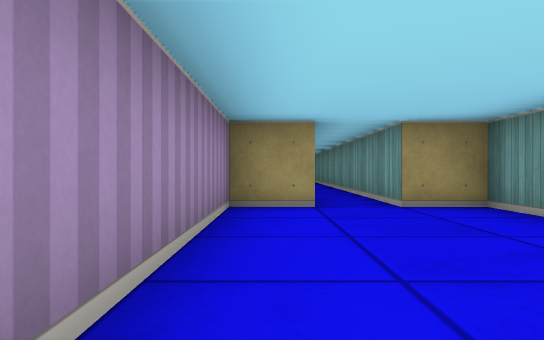
[1] (above)

22 first-person views from a walk through a cub3D level. The camera is about half as high as the walls, looks level and sees 70° across. The floor is counted in squares. Each view is taken from the middle of a square. On the plan, view 1 faces up. The plan holds only what a view shows up to about 9 squares ahead; the rest is blank. The place goes on beyond the plan.

[2]
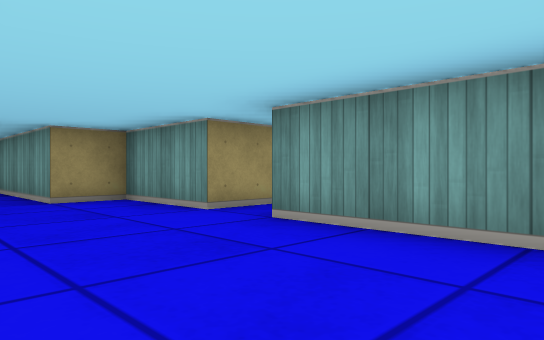

[3]
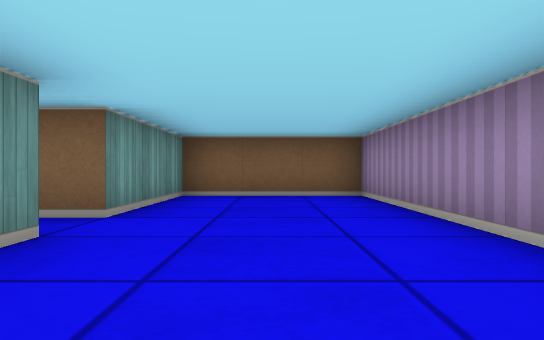

[4]
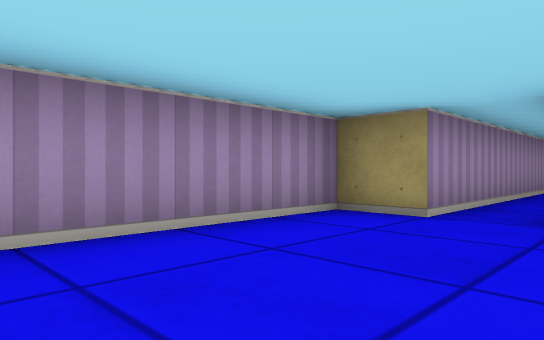

[5]
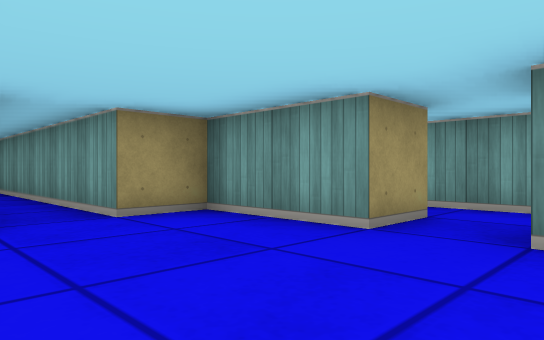

[6]
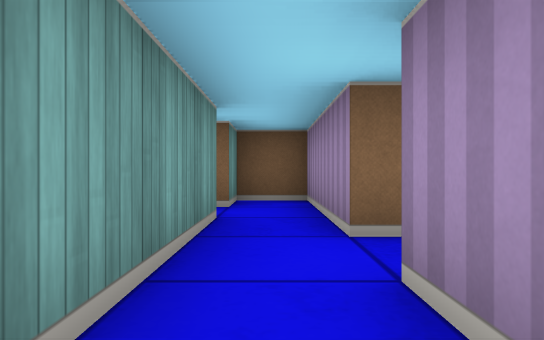

[7]
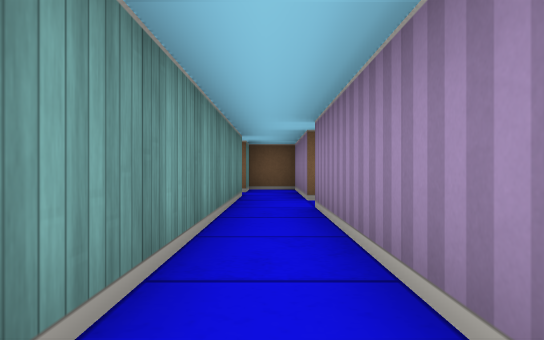

[8]
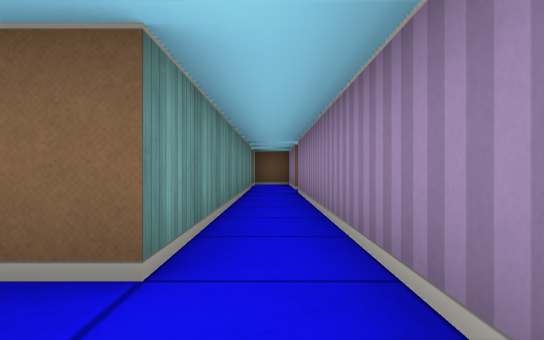

[9]
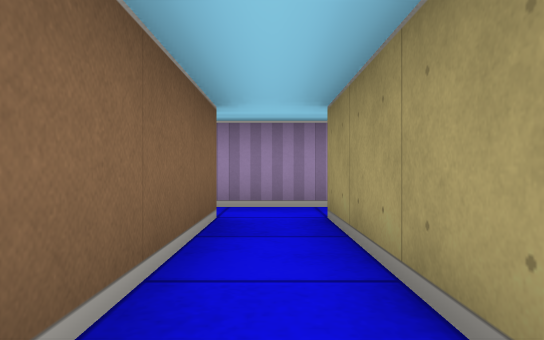

[10]
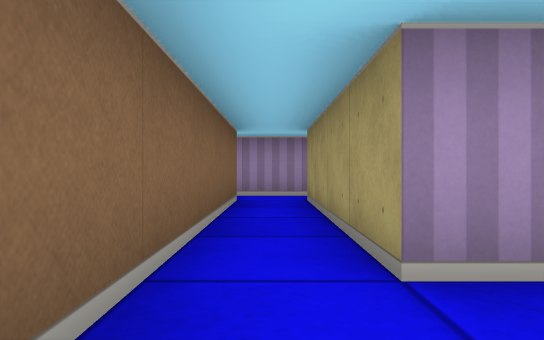

[11]
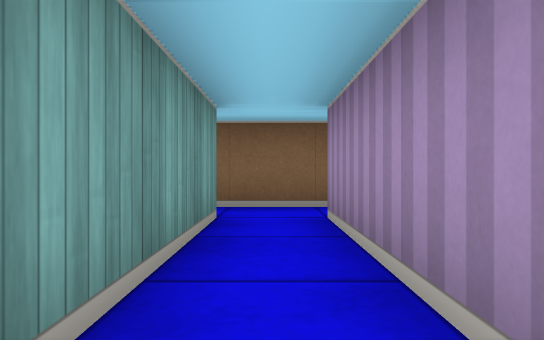

[12]
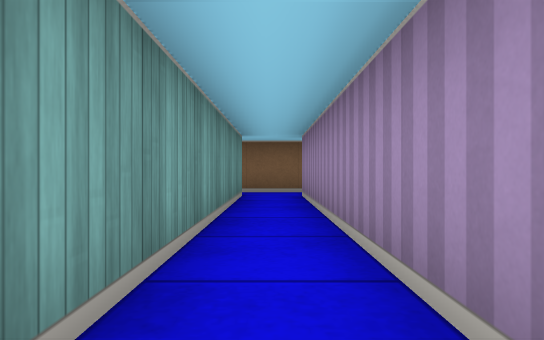

[13]
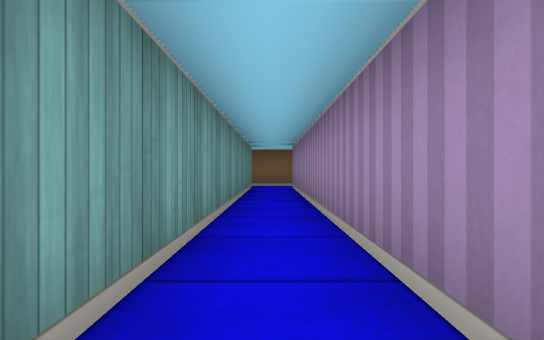

[14]
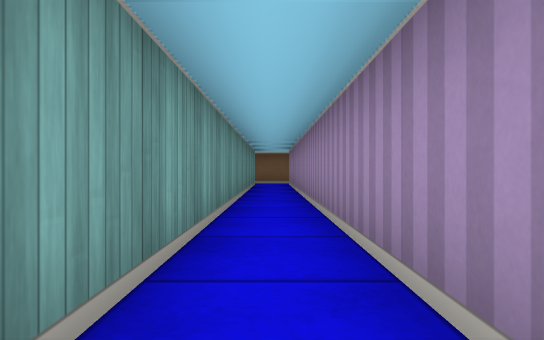

[15]
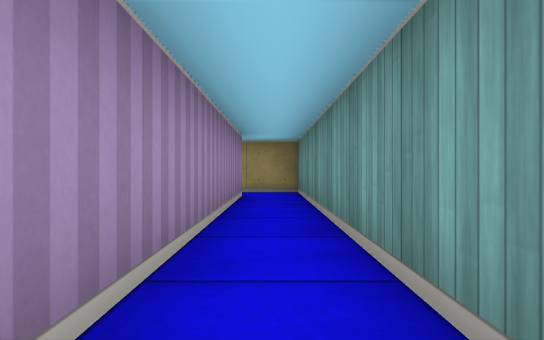

[16]
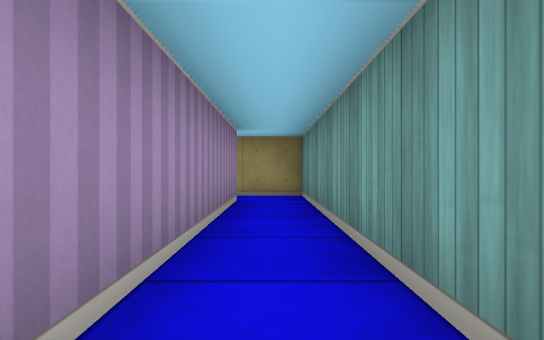

[17]
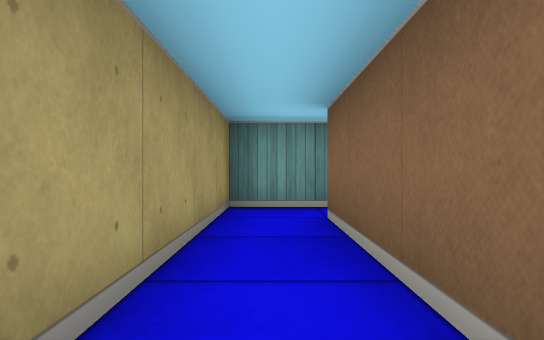

[18]
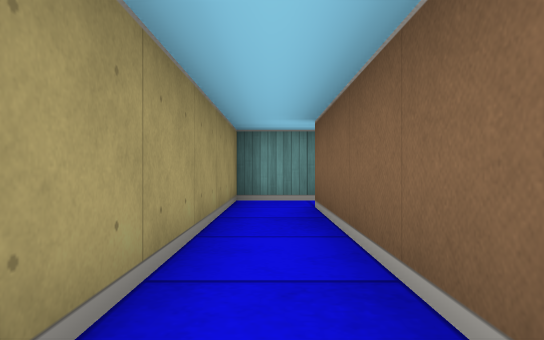

[19]
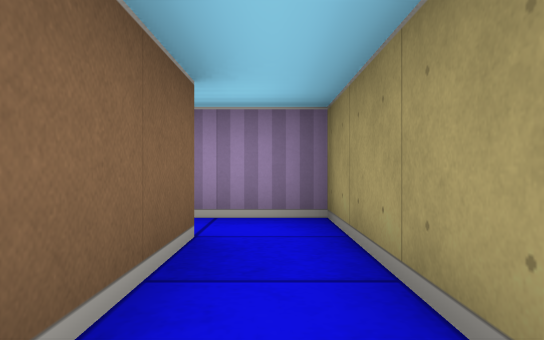

[20]
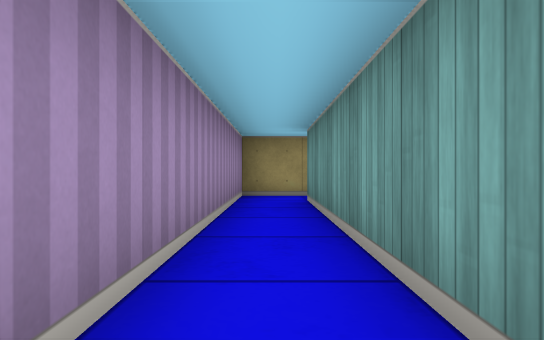

[21]
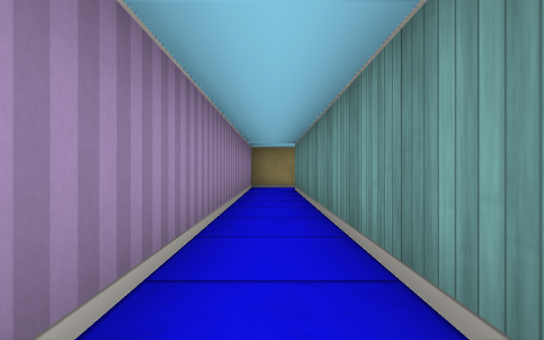

[22]
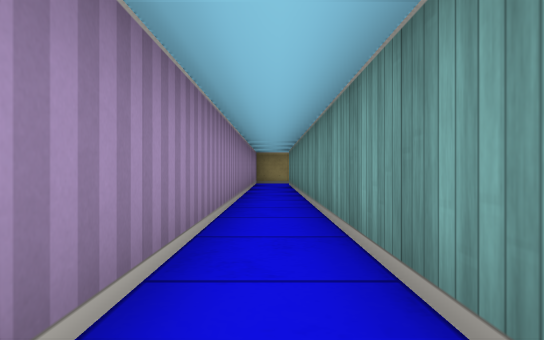

### Floor plan
Ten units are one square. View 1 is at (0, 0); x grows to the right and y downward. Boxes are objects, and circles mark ways between rooms. Rooms are numbered by the first view taken in them; rooms with no view inside come last. Other rooms are left out.
<svg viewBox="-10 -260 115 280">
<path fill="none" stroke="#000" d="M5 -95 5 -45 -5 -45 -5 15 25 15 25 -15 35 -15M35 -25 25 -25 25 -45 15 -45 15 -95M45 -136 45 -245M35 -98 35 -25M85 -95 45 -95M45 -15 45 -85 86 -85M35 -245 35 -136M95 -95 95 -245M86 -85 98 -85M85 -245 85 -95M45 -245 85 -245M95 -245 95 -255 35 -255 35 -245M45 -5 45 -15M35 -15 35 15 45 15 45 5"/>
<circle cx="30" cy="-20" r="3" fill="#2a7"/>
<circle cx="80" cy="-90" r="3" fill="#2a7"/>
<circle cx="40" cy="-240" r="3" fill="#2a7"/>
<circle cx="40" cy="-10" r="3" fill="#2a7"/>
<circle cx="90" cy="-250" r="3" fill="#2a7"/>
<text x="10" y="-80">1</text>
<text x="40" y="-120">2</text>
<text x="90" y="-160">3</text>
<text x="60" y="-250">4</text>
<text x="40" y="0">5</text>
</svg>
Room 1 opens to room 2. Room 2 opens to room 3. Room 2 opens to room 4. Room 2 opens to room 5. Room 3 opens to room 4.

Where each view was taken, in squares from view 1:
view 1: 0 up, 0 right, facing up
view 2: 1 down, 0 right, facing up-right
view 3: 5 up, 1 right, facing down
view 4: 1 up, 2 right, facing up-left
view 5: 1 up, 0 right, facing up-right
view 6: 4 up, 4 right, facing down
view 7: 7 up, 4 right, facing down
view 8: 10 up, 4 right, facing down
view 9: 9 up, 8 right, facing left
view 10: 9 up, 10 right, facing left
view 11: 13 up, 9 right, facing down
view 12: 16 up, 9 right, facing down
view 13: 19 up, 9 right, facing down
view 14: 21 up, 9 right, facing down
view 15: 18 up, 9 right, facing up
view 16: 19 up, 9 right, facing up
view 17: 25 up, 5 right, facing right
view 18: 25 up, 4 right, facing right
view 19: 25 up, 7 right, facing left
view 20: 19 up, 4 right, facing up
view 21: 16 up, 4 right, facing up
view 22: 13 up, 4 right, facing up
